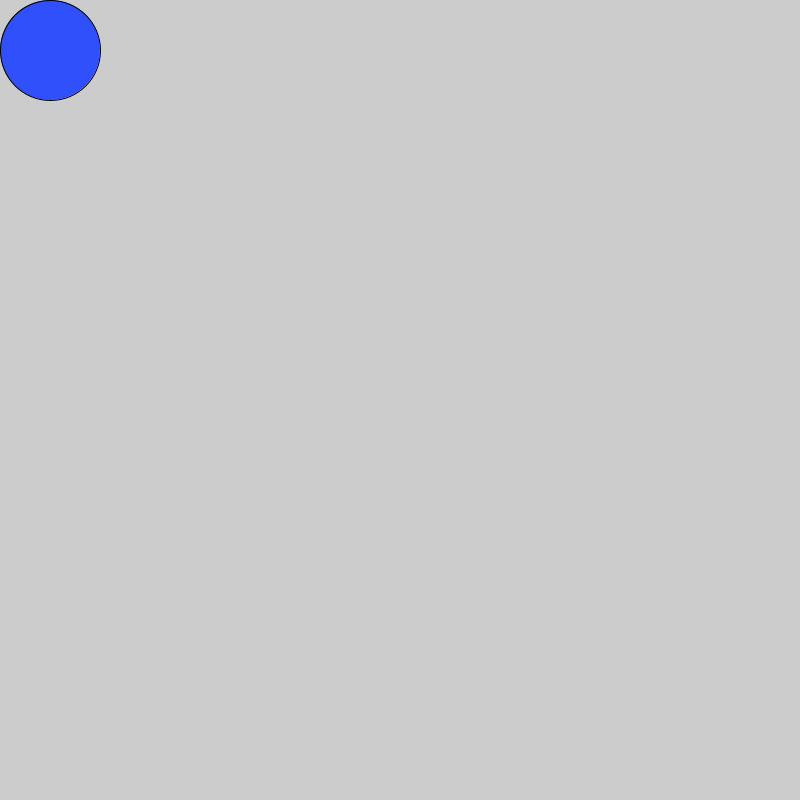
Frame 1 (no input)
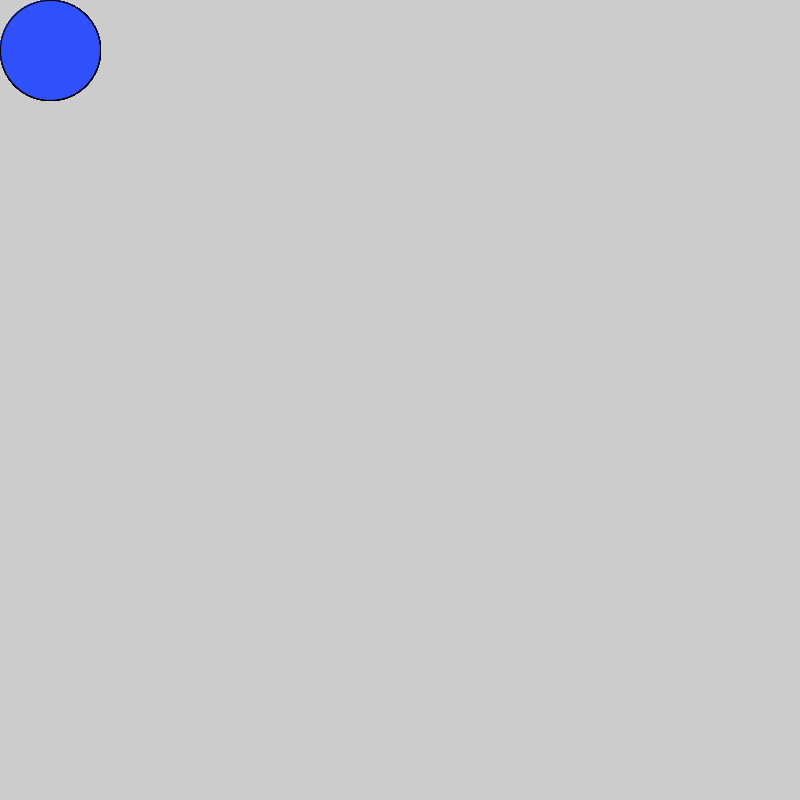
Frame 60 (the mouse pressed at the canvas centre just before this capture)
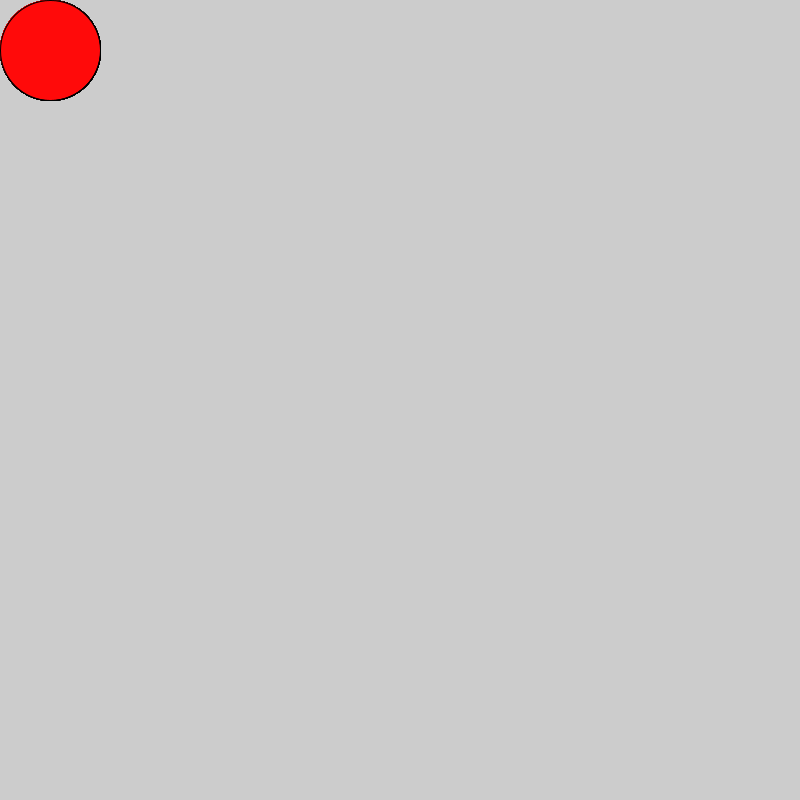
Frame 120 (the mouse held since frame 60 and released just before this capture)

The Processing sketch that drew these frames (run headless with seeded random() and noise(); from frame 60 on, the mouse is pressed at the canvas centre):

// Processing sketch: dot
// ── dot.pde
 void setup (){
size (800,800);   
   
   
   
 }
 void draw (){
    fill (#3050FC);
  if(mousePressed){
    fill (#FF0A0A);
  }  
  
  
 ellipse (50,50,100,100);  

   
   
     
 }
